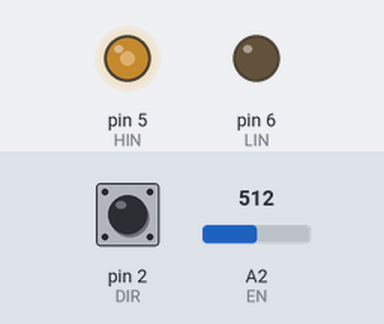
Simulated run of this sketch. Board: Arduino Uno, built with avr-gcc and run on an emulated ATmega328P. On the bench: output pins drawn as LEDs (lit = HIGH). The test bench sets the inputs (shaded band); at power-on: pin 2 (DIR) HIGH, A2 (EN) = 512.

Above: at 1.2 s.
1.3 s: pin 2 (DIR) pulled LOW for 0.15 s
At 1.45 s:
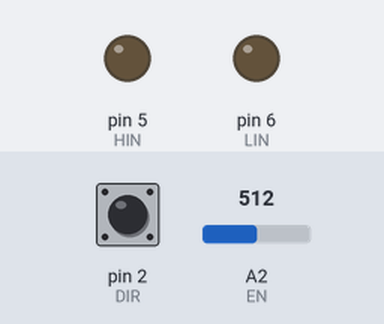
3.4 s: A2 (EN) set to 716
At 4.6 s:
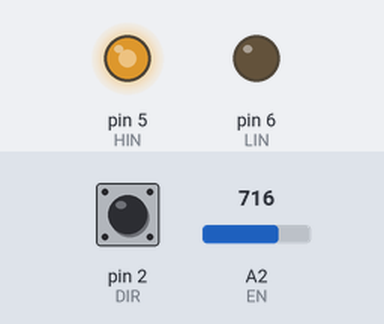
4.9 s: A2 (EN) set to 900
At 5.8 s:
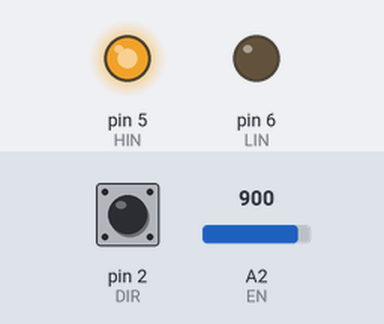
6.4 s: pin 2 (DIR) pulled LOW for 1 s
At 7.2 s:
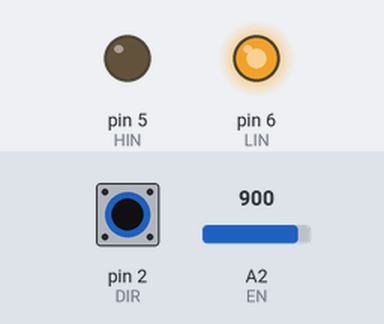
8.9 s: A2 (EN) set to 244
At 10.1 s:
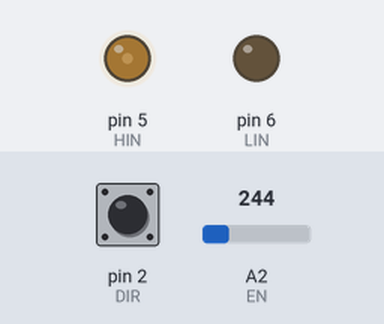
10.4 s: pin 2 (DIR) pulled LOW for 0.15 s
At 10.55 s:
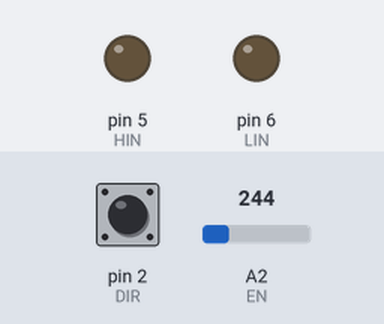
Timing chart, 0 to 13.2 s (numbered marks = the images above; inputs shaded):
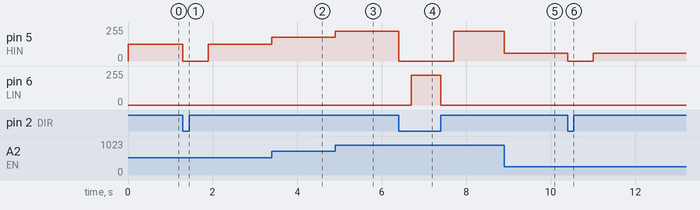

Measured:
- after the input at 1.3 s, pin 5 (HIN): 127/255 → 0/255 at once, → 127/255 0.60 s later
- after the input at 3.4 s, pin 5 (HIN): 127/255 → 178/255 at once
- after the input at 4.9 s, pin 5 (HIN): 178/255 → 224/255 at once
- after the input at 6.4 s, pin 5 (HIN): 224/255 → 0/255 at once, → 224/255 1.3 s later; pin 6 (LIN): 0/255 → 224/255 after 0.30 s, → 0/255 0.70 s later
- after the input at 8.9 s, pin 5 (HIN): 224/255 → 60/255 at once
- after the input at 10.4 s, pin 5 (HIN): 60/255 → 0/255 at once, → 60/255 0.60 s later

The sketch:

Atmega328p_code.ino
```cpp
#define EN    A2
#define DIR   2

#define HIN   5
#define LIN   6

void setup()
{
  pinMode(EN,   INPUT);
  pinMode(DIR,  INPUT_PULLUP);

  pinMode(HIN,  OUTPUT);
  pinMode(LIN,  OUTPUT);
}

void loop()
{
  static bool dirState = HIGH;

  if(digitalRead(DIR) == HIGH)                             //assume its CW direction
  {
    if(dirState == LOW)
    {
      digitalWrite(LIN, LOW);
      digitalWrite(HIN, LOW);
      delay(300);
    }
    int analogValue = analogRead(EN);                     // Read analog value (0-1023)
    int pwmValue = map(analogValue, 0, 1023, 0, 255);     // Map the analog value (0-1023) to PWM value (0-255)

    digitalWrite(LIN, LOW);
    if(pwmValue >= 254)     analogWrite(HIN, 254);
    else                    analogWrite(HIN, pwmValue);

    dirState    = HIGH; //changing the state variable.
  }
  else if(digitalRead(DIR) == LOW)                       //assume its CCW direction
  {

    if(dirState == HIGH)
    {
      digitalWrite(LIN, LOW);
      digitalWrite(HIN, LOW);
      delay(300);
    }

    int analogValue = analogRead(EN);                     // Read analog value (0-1023)
    int pwmValue = map(analogValue, 0, 1023, 0, 255);     // Map the analog value (0-1023) to PWM value (0-255)

    digitalWrite(HIN, LOW);
    if(pwmValue >= 254)     analogWrite(LIN, 254);
    else                    analogWrite(LIN, pwmValue);

    dirState    = LOW; //changing the state variable.
  }
  else
  {
    //there are only two state for these condition, so nothing to be done here.
  }
}
```
